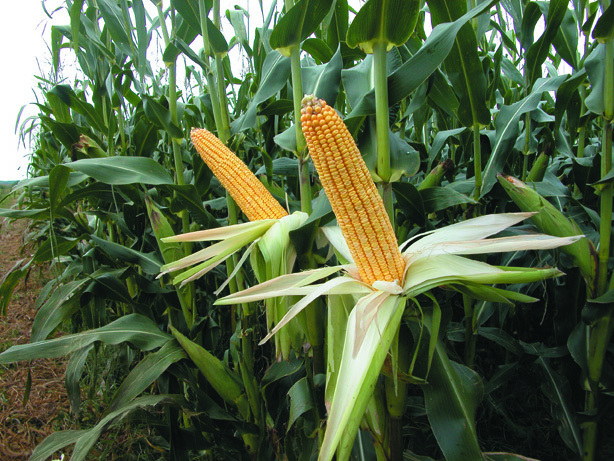
#> input picture laplacian-pyramid/original.jpg, 614 x 461 px
$ python codec_subsample.py
#> lines starting #> are read from the running program, lines starting #| are printed output that depends on the picture
import cv2
import numpy as np
import os
import heapq
from collections import defaultdict
import time

def prod(val):
    val = list(val)
    res = 1
    for ele in val:
        res *= ele
    return res

def subsampling_encode(image, levels):
    """
    Encodes an image into a subsampling pyramid.

    Args:
        image (numpy.ndarray): Input image.
        levels (int): Number of levels in the pyramid.

    Returns:
        list: Subsampling pyramid (list of numpy arrays).
    """
    subsampling_pyramid = [image.astype(np.int16)]
    for i in range(levels - 1):
        image = image[::2, ::2].astype(np.int16)
        subsampling_pyramid.append(image)

    return subsampling_pyramid

def subsampling_decode(subsampling_pyramid, target_level, original_shape):
    """
    Decodes a subsampling pyramid back into an image.

    Args:
        subsampling_pyramid (list): Subsampling pyramid (list of numpy arrays).
        target_level (int): The level to reconstruct to.
        original_shape (tuple): The original shape of the image.

    Returns:
        numpy.ndarray: Reconstructed image.
    """
    image = subsampling_pyramid[target_level]
    # Upsample until the image matches the original shape
    for i in range(target_level):
        image = np.repeat(image, 2, axis=0)
        image = np.repeat(image, 2, axis=1)

    return image[:original_shape[0], :original_shape[1], :original_shape[2]]

def build_huffman_tree(data):
    """
    Builds a Huffman tree for the given data.

    Args:
        data (numpy.ndarray): Input data.

    Returns:
        dict: Huffman codes for each value in the data.
    """
    frequency = defaultdict(int)
    for value in data.ravel():
        frequency[value] += 1

    heap = [[weight, [symbol, ""]] for symbol, weight in frequency.items()]
    heapq.heapify(heap)

    while len(heap) > 1:
        lo = heapq.heappop(heap)
        hi = heapq.heappop(heap)
        for pair in lo[1:]:
            pair[1] = '0' + pair[1]
        for pair in hi[1:]:
            pair[1] = '1' + pair[1]
        heapq.heappush(heap, [lo[0] + hi[0]] + lo[1:] + hi[1:])

    huffman_codes = sorted(heapq.heappop(heap)[1:], key=lambda p: (len(p[-1]), p))
    return {symbol: code for symbol, code in huffman_codes}

def huffman_encode(data, huffman_codes):
    """
    Encodes the data using Huffman codes.

    Args:
        data (numpy.ndarray): Input data.
        huffman_codes (dict): Huffman codes.

    Returns:
        tuple: Encoded data as binary and its original bitstring length.
    """
    bitstring = ''.join(huffman_codes[value] for value in data.ravel())
    bitstring_length = len(bitstring)
    encoded_data = int(bitstring, 2).to_bytes((bitstring_length + 7) // 8, byteorder='big')
    return encoded_data, bitstring_length

def huffman_decode(encoded_data, bitstring_length, huffman_codes, shape):
    """
    Decodes a Huffman encoded binary data back into an array.

    Args:
        encoded_data (bytes): Huffman encoded binary data.
        bitstring_length (int): Length of the original bitstring.
        huffman_codes (dict): Huffman codes.
        shape (tuple): Shape of the original data.

    Returns:
        numpy.ndarray: Decoded data.
    """
    reverse_codes = {code: symbol for symbol, code in huffman_codes.items()}
    bitstring = bin(int.from_bytes(encoded_data, byteorder='big'))[2:]
    bitstring = bitstring.zfill(bitstring_length)

    decoded_data = []
    current_code = ""
    for bit in bitstring:
        current_code += bit
        if current_code in reverse_codes:
            decoded_data.append(reverse_codes[current_code])
            current_code = ""
    return np.array(decoded_data, dtype=np.int16).reshape(shape)

# Example usage:
if __name__ == "__main__":
    # Load an image
    image = cv2.imread("original.jpg")
#> image is the input picture: shape (461, 614, 3); mean B, G, R 66.3, 101.7, 83.9
    image = cv2.resize(image, (512, 512))  # Resize for simplicity
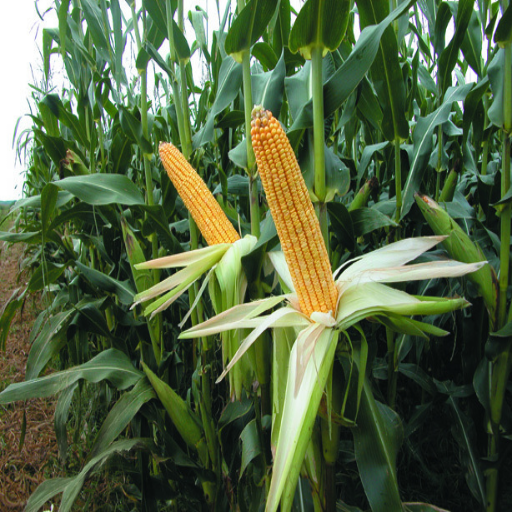
#> image: shape (512, 512, 3); mean B, G, R 66.2, 101.6, 83.8
    original_shape = image.shape
#> original_shape = (512, 512, 3)
    print(f"Original image {original_shape}: {prod(original_shape):,d} Bytes with {image.dtype}")
#| Original image (512, 512, 3): 786,432 Bytes with uint8

    # Create output directory if it doesn't exist
    os.makedirs("output", exist_ok=True)

    # Encode image into Subsampling pyramid
    levels = 4
    start_time = time.time()
    subsampling_pyramid = subsampling_encode(image, levels)
#> the loop in subsampling_encode, `for i in range(levels - 1):` made 3 passes
#> pass 1, in subsampling_encode, `image = image[::2, ::2].astype(np.int16)`:
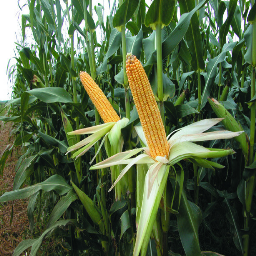
#> image: shape (256, 256, 3) int16; mean of channels 0, 1, 2 66.4, 101.8, 83.9; drawn as B, G, R
#> pass 2, in subsampling_encode, `image = image[::2, ::2].astype(np.int16)`:
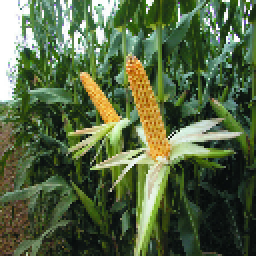
#> image: shape (128, 128, 3) int16 (shown 2 times larger); mean of channels 0, 1, 2 66.7, 102.1, 84.3; drawn as B, G, R
#> pass 3, in subsampling_encode, `image = image[::2, ::2].astype(np.int16)`:
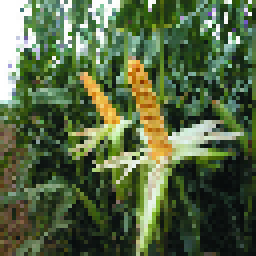
#> image: shape (64, 64, 3) int16 (shown 4 times larger); mean of channels 0, 1, 2 67.3, 102.8, 85.1; drawn as B, G, R
#> after the loop in subsampling_encode, `for i in range(levels - 1):`: subsampling_pyramid = 4 items
#> subsampling_pyramid = 4 items
    print(f"Creating Subsampling Pyramid: {time.time() - start_time:.4f} sec")
    print([x.shape for x in subsampling_pyramid])
#| [(512, 512, 3), (256, 256, 3), (128, 128, 3), (64, 64, 3)]

    # Save intermediate Subsampling layers
    total_compressed_size = 0
    for level, subsampled in reversed(list(enumerate(subsampling_pyramid))):
        cv2.imwrite(f"output/Subsampling_Level_{level}.png", subsampled.astype(np.uint8))

        # Huffman encode each Subsampling layer
        start_time = time.time()
        huffman_codes = build_huffman_tree(subsampled)
        encoded_data, bitstring_length = huffman_encode(subsampled, huffman_codes)
        print(f"Encoding Subsampling Pyramid Level {level}: {time.time() - start_time:.4f} sec")

        # Calculate and print compressed size
        compressed_size = len(encoded_data)
        total_compressed_size += compressed_size

        uncompressed_size = prod(subsampled.shape)
        print(f" >> Compressed size {subsampled.shape}, {subsampled.dtype}: {compressed_size:,d} bytes (uncomp. {uncompressed_size:,d} bytes, {compressed_size / uncompressed_size * 100:.2f}%)")

        # Decode the encoded data for verification
        decoded_layer = huffman_decode(encoded_data, bitstring_length, huffman_codes, subsampled.shape)
        assert np.array_equal(decoded_layer, subsampled), "Decoded layer does not match original!"
#> this loop made 4 passes
#> (level, bitstring_length, compressed_size, total_compressed_size, val in prod, uncompressed_size) on passes 1 to 4: (3, 92638, 11580, 11580, [64, 64, 3], 12288), (2, 371064, 46383, 57963, [128, 128, 3], 49152), (1, 1485766, 185721, 243684, [256, 256, 3], 196608), (0, 5943475, 742935, 986619, [512, 512, 3], 786432)
#|  >> Compressed size (64, 64, 3), int16: 11,580 bytes (uncomp. 12,288 bytes, 94.24%)
#|  >> Compressed size (128, 128, 3), int16: 46,383 bytes (uncomp. 49,152 bytes, 94.37%)
#|  >> Compressed size (256, 256, 3), int16: 185,721 bytes (uncomp. 196,608 bytes, 94.46%)
#|  >> Compressed size (512, 512, 3), int16: 742,935 bytes (uncomp. 786,432 bytes, 94.47%)
#> after the loop, total_compressed_size = 986619

    print(f"Total compressed size: {total_compressed_size:,d} bytes")
#| Total compressed size: 986,619 bytes

    # Decode Subsampling pyramid back to image
    reconstructed_image = subsampling_decode(subsampling_pyramid, 0, original_shape)

    # Save original and reconstructed images
    cv2.imwrite("output/Original_Image.png", image)
    cv2.imwrite("output/Reconstructed_Image.png", reconstructed_image)

    # Verify that the reconstructed image matches the original
    assert np.allclose(reconstructed_image, image), "Reconstructed image does not match original!"
